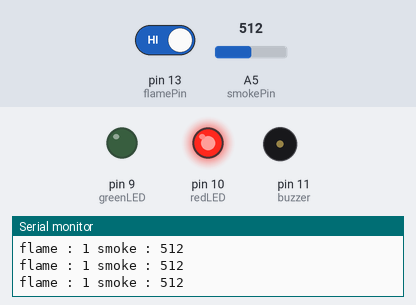
Simulated run of this sketch. Board: Arduino Uno, built with avr-gcc and run on an emulated ATmega328P. On the bench: output pins drawn as LEDs (lit = HIGH), buzzer (waves = sounding), the last lines printed to the serial monitor. The test bench sets the inputs (shaded band); at power-on: A5 (smokePin) = 512, pin 13 (flamePin) HIGH.

Above: at 1.2 s.
1.3 s: A5 (smokePin) set to 469
2.8 s: A5 (smokePin) set to 435
At 3.2 s:
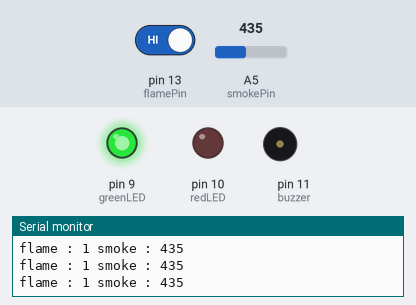
4.3 s: pin 13 (flamePin) driven LOW
At 4.7 s:
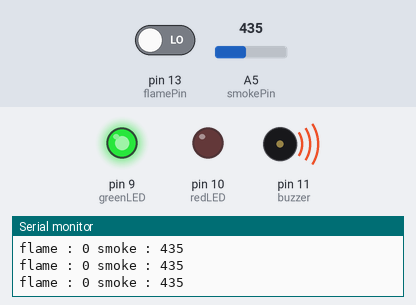
5.8 s: A5 (smokePin) set to 460
At 7.0 s:
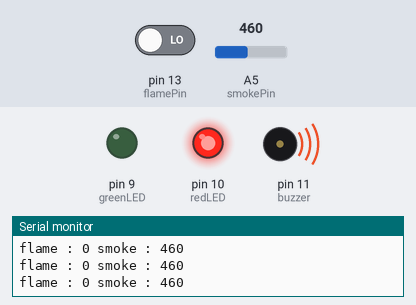
7.3 s: A5 (smokePin) set to 440
At 8.5 s:
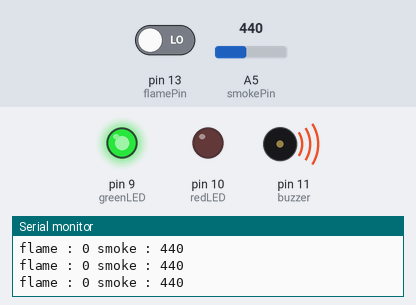
8.8 s: A5 (smokePin) set to 511
At 10.1 s:
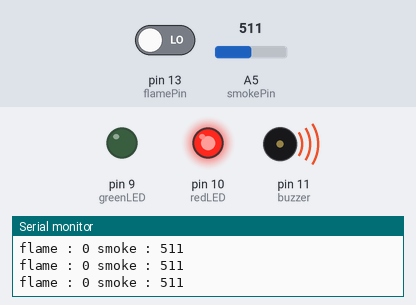
Timing chart, 0 to 11.3 s (numbered marks = the images above; inputs shaded):
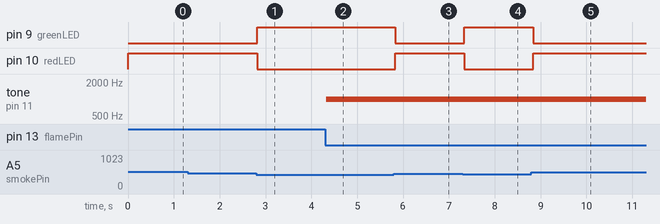

The sketch:

gas_led_flame_buzzer.ino
```cpp
const int redLED = 10;
const int greenLED = 9;
const int buzzer = 11;
const int smokePin = A5;
const int flamePin = 13;

int Flame = HIGH;
int Smoke = 0;

int smokeSensorThres = 450;

void setup()
{
  pinMode(redLED, OUTPUT);
  pinMode(greenLED, OUTPUT);
  pinMode(buzzer, OUTPUT);
  pinMode(smokePin, INPUT);
  pinMode(flamePin, INPUT);

  Serial.begin(9600);
}

void loop() {
  Flame = digitalRead(flamePin);
  Smoke = analogRead(smokePin);

  Serial.print("flame : ");
  Serial.print(Flame);
  Serial.print(" smoke : ");
  Serial.println(Smoke);

  if(Flame == LOW)
  {
    tone(buzzer, 1000, 200);
  }

  if(Smoke > smokeSensorThres)
  {
    digitalWrite(redLED, HIGH);
    digitalWrite(greenLED, LOW);
  }
  else
  {
    digitalWrite(redLED, LOW);
    digitalWrite(greenLED, HIGH);
  }
  delay(100);
}
```

Measured:
- the behaviour switches between 451 and 450 on A5 (smokePin) (found by bisection; images 0 and 1)
- after the input at 2.8 s, pin 9 (greenLED): LOW → HIGH at once; pin 10 (redLED): HIGH → LOW at once
- after the input at 4.3 s, tone on pin 11 (buzzer): silent → 1000 Hz at once
- after the input at 5.8 s, pin 9 (greenLED): HIGH → LOW at once; pin 10 (redLED): LOW → HIGH at once
- after the input at 7.3 s, pin 9 (greenLED): LOW → HIGH at once; pin 10 (redLED): HIGH → LOW at once
- after the input at 8.8 s, pin 9 (greenLED): HIGH → LOW after 0.05 s; pin 10 (redLED): LOW → HIGH after 0.05 s
